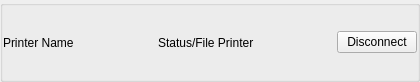
<?xml version="1.0" encoding="UTF-8"?>
<ui version="4.0">
 <class>Form</class>
 <widget class="KButtonGroup" name="Form">
  <property name="enabled">
   <bool>true</bool>
  </property>
  <property name="geometry">
   <rect>
    <x>0</x>
    <y>0</y>
    <width>420</width>
    <height>82</height>
   </rect>
  </property>
  <property name="windowTitle">
   <string>Form</string>
  </property>
  <property name="current" stdset="0">
   <number>-1</number>
  </property>
  <layout class="QHBoxLayout" name="horizontalLayout_3">
   <property name="spacing">
    <number>0</number>
   </property>
   <property name="sizeConstraint">
    <enum>QLayout::SetDefaultConstraint</enum>
   </property>
   <property name="margin">
    <number>0</number>
   </property>
   <item>
    <layout class="QHBoxLayout" name="horizontalLayout_2">
     <property name="spacing">
      <number>0</number>
     </property>
     <property name="sizeConstraint">
      <enum>QLayout::SetDefaultConstraint</enum>
     </property>
     <item>
      <widget class="QLabel" name="label">
       <property name="sizePolicy">
        <sizepolicy hsizetype="Preferred" vsizetype="Preferred">
         <horstretch>0</horstretch>
         <verstretch>0</verstretch>
        </sizepolicy>
       </property>
       <property name="text">
        <string>Printer Name</string>
       </property>
      </widget>
     </item>
     <item>
      <spacer name="horizontalSpacer_2">
       <property name="orientation">
        <enum>Qt::Horizontal</enum>
       </property>
       <property name="sizeHint" stdset="0">
        <size>
         <width>40</width>
         <height>20</height>
        </size>
       </property>
      </spacer>
     </item>
     <item>
      <widget class="QLabel" name="label_2">
       <property name="text">
        <string>Status/File Printer</string>
       </property>
      </widget>
     </item>
     <item>
      <spacer name="horizontalSpacer">
       <property name="orientation">
        <enum>Qt::Horizontal</enum>
       </property>
       <property name="sizeHint" stdset="0">
        <size>
         <width>40</width>
         <height>20</height>
        </size>
       </property>
      </spacer>
     </item>
     <item>
      <widget class="QPushButton" name="pushButton">
       <property name="enabled">
        <bool>true</bool>
       </property>
       <property name="text">
        <string>Disconnect</string>
       </property>
       <property name="autoDefault">
        <bool>false</bool>
       </property>
       <property name="default">
        <bool>false</bool>
       </property>
       <property name="flat">
        <bool>false</bool>
       </property>
      </widget>
     </item>
    </layout>
   </item>
  </layout>
 </widget>
 <customwidgets>
  <customwidget>
   <class>KButtonGroup</class>
   <extends>QGroupBox</extends>
   <header>kbuttongroup.h</header>
   <container>1</container>
  </customwidget>
 </customwidgets>
 <resources/>
 <connections/>
</ui>
